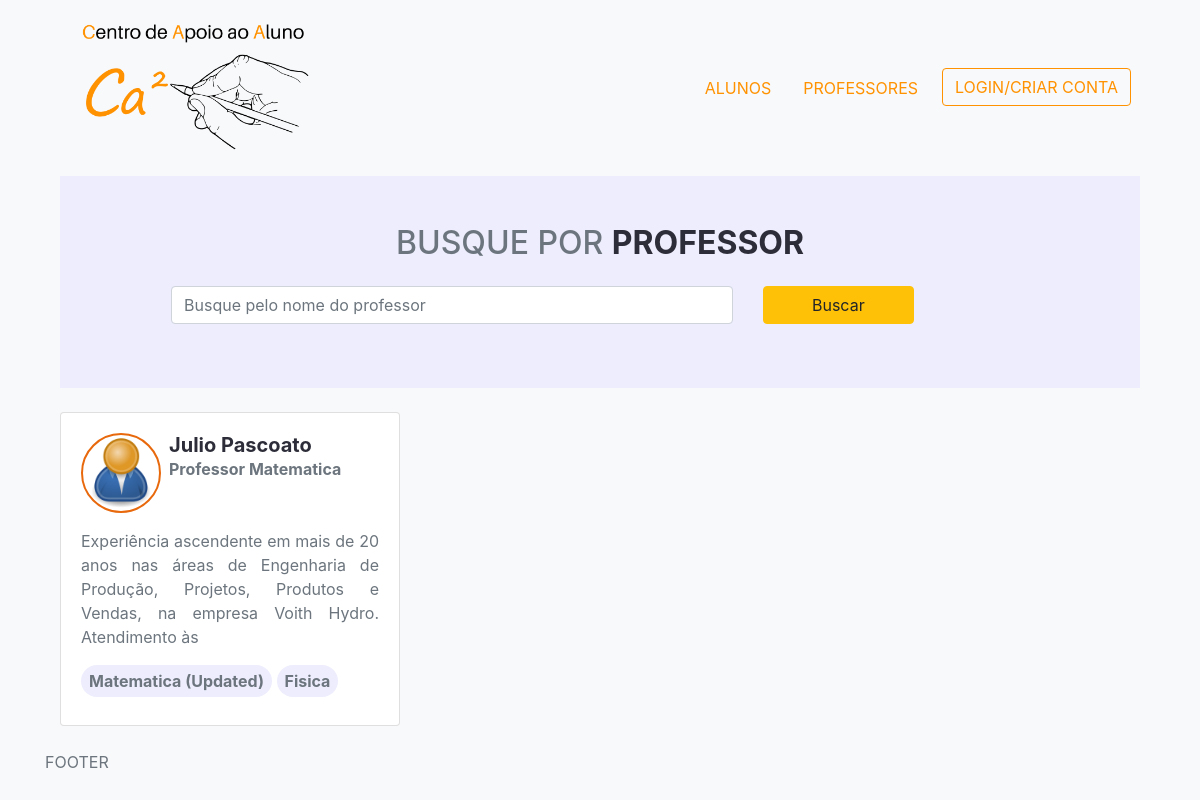
The page /professores/ on the database as committed earlier.
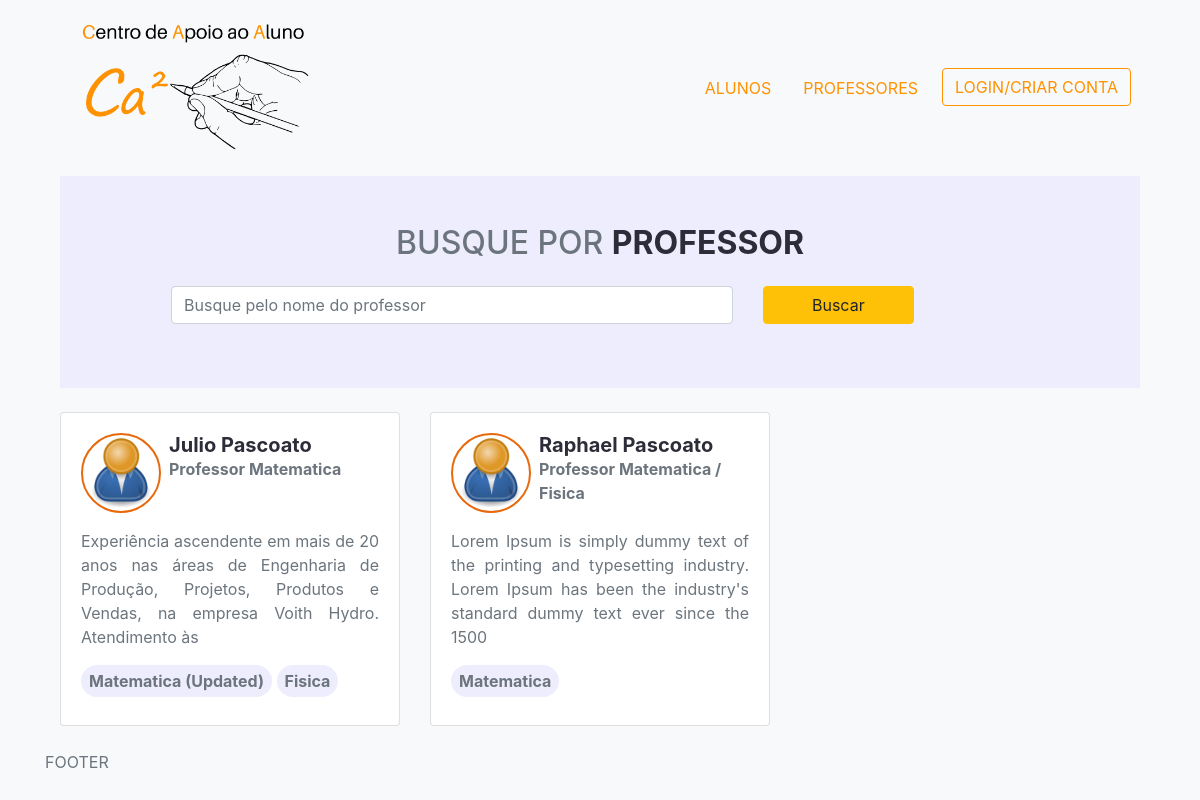
The same page on the database as committed later.
### professores/models.py (models this page shows, shortened)
class Professor(models.Model):
    user = models.OneToOneField(
        User, on_delete=models.CASCADE, null=True, blank=True)
    nome = models.CharField(max_length=200, blank=True, null=True)
    email = models.EmailField(max_length=200, blank=True, null=True)
    username = models.CharField(max_length=200, blank=True, null=True)
    localizacao = models.CharField(max_length=200, blank=True, null=True)
    introducao = models.CharField(max_length=200, blank=True, null=True)
    bio = models.TextField(blank=True, null=True)
    imagem_perfil = models.ImageField(
        null=True, blank=True, upload_to='professores/', default='professores/user-default.png')
    endereco = models.TextField(blank=True, null=True)
    telefone = models.CharField(max_length=200, blank=True, null=True)
    celular = models.CharField(max_length=200, blank=True, null=True)
    cpf = models.CharField(max_length=200, blank=True, null=True)
    rg = models.CharField(max_length=200, blank=True, null=True)
    pis = models.CharField(max_length=200, blank=True, null=True)
    data_nascimento = models.DateField(blank=True, null=True)
    dados_bancarios = models.TextField(blank=True, null=True)
    created = models.DateTimeField(auto_now_add=True)
    id = models.UUIDField(default=uuid.uuid4, unique=True,
                          primary_key=True, editable=False)

class Habilidade(models.Model):
    owner = models.ForeignKey(
        Professor, on_delete=models.CASCADE, null=True, blank=True)
    nome = models.CharField(max_length=200, blank=True, null=True)
    descricao = models.TextField(null=True, blank=True)
    created = models.DateTimeField(auto_now_add=True)
    id = models.UUIDField(default=uuid.uuid4, unique=True,
                          primary_key=True, editable=False)

### professores/views.py (the view)
# urls.py: path('professores/', include('professores.urls')),
def professores(request):
    search_query = ''
    if request.GET.get('search_query'):
        search_query = request.GET.get('search_query')
    skills = Habilidade.objects.filter(nome__icontains=search_query)
    professores = Professor.objects.distinct().filter(
        Q(nome__icontains=search_query) |
        Q(introducao__icontains=search_query) |
        Q(habilidade__in=skills))
    content = {
        'professores': professores,
        'search_query': search_query
    }
    return render(request, 'professores/profiles.html', content)

### professores/templates/professores/profiles.html
{% extends "main.html" %}
{% block content %}
<div class="container">
    <div class="container p-5 mb-4 search-class">
        <div class="container text-center mb-4">
            <h2 class="text-uppercase">Busque por <span class="text-dark font-weight-bold">Professor</span></h2>
        </div>
        <form action="{% url 'professores' %}" method="get">
            <div class="row mx-5 ">
                <div class="col-md-8 mb-3">
                    <input class="form-control " id="formInput#search" type="text" name="search_query"
                        value="{{search_query}}" placeholder="Busque pelo nome do professor" />
                </div>
                <div class="col-md-4">
                    <input class="btn btn-warning px-5 " type="submit" value="Buscar" />
                </div>
            </div>
        </form>
    </div>
    <div class="container px-0">
        <div class="row row-cols-1 row-cols-md-2 row-cols-lg-3">
            {% for professor in professores %}
            <div class="col mb-4">
                <a class="text-muted text-decoration-none" href="{% url 'professor' professor.id %}">
                    <div class="card h-100 ">
                        <div class="card-body">
                            <div class="container px-0 d-flex mb-3">
                                <img class="avatar avatar--md mr-2" src="{{professor.imagem_perfil.url}}" />
                                <div class="container p-0">
                                    <h5 class="text-dark font-weight-bold my-0">{{professor.nome}}</h5>
                                    <div class="font-weight-bolder">{{professor.introducao|slice:"45"}}</div>
                                </div>
                            </div>
                            <div class="container text-justify px-0 py-0">{{professor.bio|slice:"150"}}</div>
                            <div class="container pl-0 mt-3">
                                {% for skill in professor.habilidade_set.all %}
                                <span class="rounded-pill d-inline-flex py-1 px-2 mb-2 search-class font-weight-bold">
                                    {{skill.nome|title}}
                                </span>
                                {% endfor %}
                            </div>
                        </div>
                    </div>
                </a>
            </div>
            {% endfor %}
        </div>
    </div>
</div>
{% endblock content %}

Rows that differ between the two databases and show on the page:
added Professor: imagem_perfil (placeholder picture), nome "Raphael Pascoato", introducao "Professor Matematica / Fisica", bio "Lorem Ipsum is simply dummy text of the printing and typesetting industry. Lorem Ipsum has been the industry's standard dummy text ever since the 1500"
added Habilidade: nome "Matematica", shown under "Raphael Pascoato"
